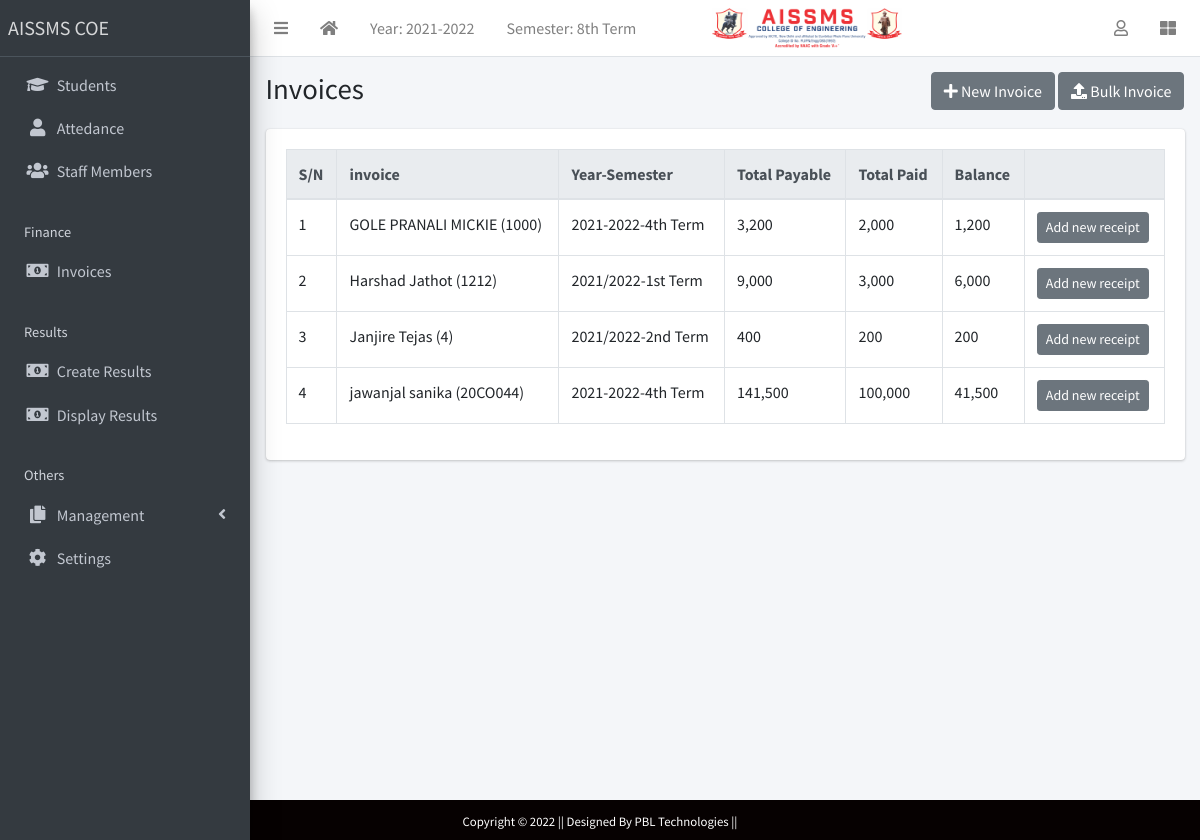
Page /finance/list/ (signed in) on the committed database.
### apps/corecode/models.py (models this page shows)
class AcademicSession(models.Model):
    name = models.CharField(max_length=200, unique=True)
    current = models.BooleanField(default=True)
    class Meta:
        ordering = ["-name"]
    def __str__(self):
        return self.name

class AcademicTerm(models.Model):
    name = models.CharField(max_length=20, unique=True)
    current = models.BooleanField(default=True)
    class Meta:
        ordering = ["name"]
    def __str__(self):
        return self.name

### apps/finance/models.py (models this page shows, shortened)
class Invoice(models.Model):
    student = models.ForeignKey(Student, on_delete=models.CASCADE)
    session = models.ForeignKey(AcademicSession, on_delete=models.CASCADE)
    term = models.ForeignKey(AcademicTerm, on_delete=models.CASCADE)
    class_for = models.ForeignKey(StudentClass, on_delete=models.CASCADE)
    balance_from_previous_term = models.IntegerField(default=0)
    status = models.CharField(
        max_length=20,
        choices=[("active", "Active"), ("closed", "Closed")],
        default="active",
    )
    class Meta:
        ordering = ["student", "term"]
    def __str__(self):
        return f"{self.student}"
    def balance(self):
        payable = self.total_amount_payable()
        paid = self.total_amount_paid()
        return payable - paid
    def amount_payable(self):
        items = Pending_Fees.objects.filter(invoice=self)
        total = 0
        for item in items:
            total += item.amount
        return total
    def total_amount_payable(self):
        return self.balance_from_previous_term + self.amount_payable()
    def total_amount_paid(self):
        receipts = Receipt.objects.filter(invoice=self)
        amount = 0
        for receipt in receipts:
            amount += receipt.amount_paid
        return amount

class Pending_Fees(models.Model):
    invoice = models.ForeignKey(Invoice, on_delete=models.CASCADE)
    description = models.CharField(max_length=200)
    amount = models.IntegerField()

class Receipt(models.Model):
    invoice = models.ForeignKey(Invoice, on_delete=models.CASCADE)
    amount_paid = models.IntegerField()
    date_paid = models.DateField(default=timezone.now)
    comment = models.CharField(max_length=200, blank=True)

### apps/students/models.py (models this page shows, shortened)
class Student(models.Model):
    STATUS_CHOICES = [("active", "Active"), ("inactive", "Inactive")]
    GENDER_CHOICES = [("male", "Male"), ("female", "Female")]
    current_status = models.CharField(
        max_length=10, choices=STATUS_CHOICES, default="active"
    )
    registration_number = models.CharField(max_length=200, unique=True)
    surname = models.CharField(max_length=200)
    firstname = models.CharField(max_length=200)
    other_name = models.CharField(max_length=200, blank=True)
    gender = models.CharField(max_length=10, choices=GENDER_CHOICES, default="male")
    date_of_birth = models.DateField(default=timezone.now)
    current_class = models.ForeignKey(
        StudentClass, on_delete=models.SET_NULL, blank=True, null=True
    )
    date_of_admission = models.DateField(default=timezone.now)
    mobile_num_regex = RegexValidator(
        regex="^[0-9]{10,15}$", message="Entered mobile number isn't in a right format!"
    )
    parent_mobile_number = models.CharField(
        validators=[mobile_num_regex], max_length=13, blank=True
    )
    address = models.TextField(blank=True)
    others = models.TextField(blank=True)
    passport = models.ImageField(blank=True, upload_to="students/passports/")
    class Meta:
        ordering = ["surname", "firstname", "other_name"]
    def __str__(self):
        return f"{self.surname} {self.firstname} {self.other_name} ({self.registration_number})"

### apps/finance/views.py (the view)
# urls.py: path("list/", InvoiceListView.as_view(), name="invoice-list"),
class InvoiceListView(LoginRequiredMixin, ListView):
    model = Invoice

### apps/corecode/context_processors.py (called while the page is built)
def site_defaults(request):
    current_session = AcademicSession.objects.get(current=True)
    current_term = AcademicTerm.objects.get(current=True)
    vals = SiteConfig.objects.all()
    contexts = {
        "current_session": current_session.name,
        "current_term": current_term.name,
    }
    for val in vals:
        contexts[val.key] = val.value
    return contexts

### apps/finance/templates/finance/invoice_list.html (shortened to what this page needs)
{% extends 'base.html' %}
{% load humanize %}
{% block title %}Invoices{% endblock title %}
{% block breadcrumb %}
<a class="btn btn-secondary" href="{% url 'invoice-create' %}"><i
    class="fas fa-plus"></i> New Invoice</a>
<a class="btn btn-secondary" href="{% url 'bulk-invoice' %}"><i
    class="fas fa-upload"></i> Bulk Invoice</a>
{% endblock breadcrumb %}
{% block content %}
  <div class="table-responsive">
    <table id="invoicetable" class="table table-bordered table-hover">
      <thead class="thead-light">
        <tr>
          <th>S/N</th>
          <th>invoice</th>
          <th>Year-Semester</th>
          <th>Total Payable</th>
          <th>Total Paid</th>
          <th>Balance</th>
          <th></th>
        </tr>
      </thead>
      <tbody>
        {% for invoice in object_list %}
          <tr class='clickable-row' data-href="{% url 'invoice-detail' invoice.id %}">
            <td>{{ forloop.counter}}</td>
            <td>{{ invoice}}</td>
            <td>{{ invoice.session}}-{{ invoice.term}}</td>
            <td>{{ invoice.total_amount_payable | intcomma }}</td>
            <td>{{ invoice.total_amount_paid | intcomma }}</td>
            <td>{{ invoice.balance | intcomma }}</td>
            <td><a class="btn btn-secondary btn-sm"
                href="{% url 'receipt-create' %}?invoice={{ invoice.id }}">Add new
                receipt</a></td>
          </tr>
        {% endfor %}
      </tbody>
    </table>
  </div>
{% endblock content %}

### templates/base.html (shortened to what this page needs)
{% load static %}
<!DOCTYPE html>
<html lang="en">
<head>
  <link rel="stylesheet" href="{% static 'plugins/fontawesome-free/css/all.min.css' %}">
  <link rel="stylesheet" href="{% static 'plugins/toastr/toastr.min.css' %}">
  <link rel="stylesheet" href="{% static 'plugins/overlayScrollbars/css/OverlayScrollbars.min.css' %}">
  <link rel="stylesheet" href="{% static 'plugins/Datatables/datatables.min.css' %}" />
  <link rel="stylesheet" href="{% static 'dist/css/adminlte.min.css' %}">
</head>
<body class="hold-transition sidebar-mini layout-fixed layout-navbar-fixed layout-footer-fixed">
  <div class="wrapper">
    <nav class="main-header navbar navbar-expand navbar-white navbar-light">
      <ul class="navbar-nav">
        <li class="nav-item">
          <a class="nav-link" data-widget="pushmenu" href="#" role="button"><i class="fas fa-bars"></i></a>
        </li>
        <li class="nav-item d-none d-sm-inline-block">
          <a href="{% url 'home' %} " class="nav-link"><i class="fa fa-home"></i></a>
        </li>
        <li class="nav-item d-none d-sm-inline-block">
          <a href="{% url 'current-session' %}" class="nav-link">Year: {{ current_session }}</a>
        </li>
        <li class="nav-item d-none d-sm-inline-block">
          <a href="{% url 'current-session' %}" class="nav-link">Semester: {{ current_term }}</a>
        </li>
        <li class="nav-item d-none d-sm-inline-block">
          <img style="height: 40px; width: 250px; padding-left: 60px;" src="{% static 'dist/img/logo-COE.png' %}"
            alt="">
        </li>
      </ul>
      <ul class="navbar-nav ml-auto">
        <li class="nav-item dropdown">
          <a class="nav-link" data-toggle="dropdown" href="#">
            <i class="far fa-user"></i>
          </a>
        </li>
        <li class="nav-item">
          <a class="nav-link" data-widget="control-sidebar" data-slide="true" href="#" role="button"><i
              class="fas fa-th-large"></i></a>
        </li>
      </ul>
    </nav>
    <aside class="main-sidebar sidebar-dark-primary elevation-4">
      <a href="{% url 'home' %}" class="brand-link">AISSMS COE</a>
      <div class="sidebar">
        <nav class="mt-2">
          <ul class="nav nav-pills nav-sidebar flex-column" data-widget="treeview" role="menu" data-accordion="false">
            <li class="nav-item">
              <a href="{% url 'student-list' %}" class="nav-link">
                <i class="nav-icon fas fa-graduation-cap"></i>
                <p>
                  Students
                </p>
              </a>
            </li>
            <li class="nav-item">
              <a href="#" class="nav-link">
                <i class="nav-icon fas fa-user"></i>
                <p href="#">
                  Attedance
                </p>
              </a>
            </li>
            <li class="nav-item">
              <a href="{% url 'staff-list' %}" class="nav-link">
                <i class="nav-icon fas fa-users"></i>
                <p>
                  Staff Members
                </p>
              </a>
            </li>
            <li class="nav-header">Finance</li>
            <li class="nav-item">
              <a href="{% url 'invoice-list' %}" class="nav-link">
                <i class="nav-icon fas fa-money-bill-alt"></i>
                <p>
                  Invoices
                </p>
              </a>
            </li>
            <li class="nav-header">Results</li>
            <li class="nav-item">
              <a href="{% url 'create-result' %}" class="nav-link">
                <i class="nav-icon fas fa-money-bill-alt"></i>
                <p>
                  Create Results
                </p>
              </a>
            </li>
            <li class="nav-item">
              <a href="{% url 'view-results' %}" class="nav-link">
                <i class="nav-icon fas fa-money-bill-alt"></i>
                <p>
                  Display Results
                </p>
              </a>
            </li>
            <li class="nav-header">Others</li>
            <li class="nav-item has-treeview">
              <a href="#" class="nav-link">
                <i class="nav-icon fas fa-copy"></i>
                <p>
                  Management
                  <i class="fas fa-angle-left right"></i>
                </p>
              </a>
            </li>
            <li class="nav-item">
              <a href="{% url 'configs' %}" class="nav-link">
                <i class="nav-icon fas fa-cog"></i>
                <p>
                  Settings
                </p>
              </a>
            </li>
          </ul>
        </nav>
      </div>
    </aside>
    <div class="content-wrapper">
      <section class="content-header">
        <div class="container-fluid">
          <div class="row mb-1">
            <div class="col-sm-8">
              <h1>{% block title %}{% endblock title %}</h1>
            </div>
            <div class="col-sm-4">
              <ol class="breadcrumb float-sm-right">
                <li class="breadcrumb-item">{% block breadcrumb %}{% endblock breadcrumb %}</li>
              </ol>
            </div>
          </div>
        </div>
      </section>
      <section class="content">
        <div class="container-fluid">
          <div class="row">
            <div class="col-md-12">
              {% block fullcard %}
              <div class="card">
                <div class="card-body">
                  <div class="row">
                    <div class="col">
                      {% block content %}
                      {% endblock content %}
                    </div>
                  </div>
                </div>
              </div>
              {% endblock fullcard %}
            </div>
          </div>
        </div>
      </section>
    </div>
  </div>
  <footer class="container-fluid  text-center p-2 " style="background-color: rgb(6, 1, 1);">
    <small class="text-white" style="background-color: rgb(6, 1, 1);">Copyright &copy; 2022 || Designed By PBL
      Technologies || </small>
  </footer>
</body>
</html>

### rows in the picture
AcademicSession: name "2021-2022"
AcademicTerm: name "8th Term"
Invoice: student.registration_number "GOLE PRANALI MICKIE (1000)", session "2021-2022", term "4th Term", total_amount_payable "3,200", total_amount_paid "2,000", balance "1,200"
Invoice: student.registration_number "Harshad Jathot (1212)", session "2021/2022", term "1st Term", total_amount_payable "9,000", total_amount_paid "3,000", balance "6,000"
Invoice: student.registration_number "Janjire Tejas (4)", session "2021/2022", term "2nd Term", total_amount_payable "400", total_amount_paid "200", balance "200"
Invoice: student.registration_number "jawanjal sanika (20CO044)", session "2021-2022", term "4th Term", total_amount_payable "141,500", total_amount_paid "100,000", balance "41,500"
